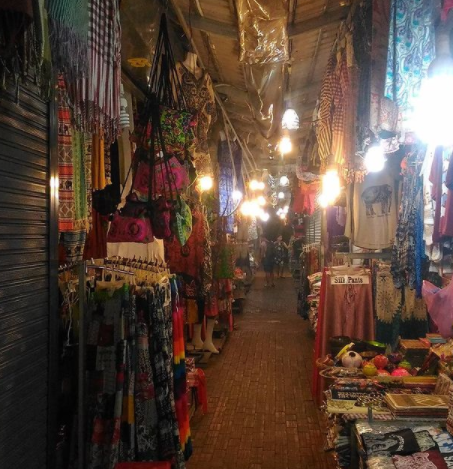
#> input picture Cambodian_Bazaar.png, 453 x 469 px
$ python -i user_functions.py   (imports and definitions only)
#> lines starting #> are read from the running program, lines starting #| are printed output that depends on the picture
#> further down, picture is the input picture: shape (469, 453, 3); mean B, G, R 57.5, 69.7, 90.1
import numpy as np
import cv2 as cv


# [65 lines left out: functions calc_histogram, calc_pdf_and_cdf_8bit, image_equalize_classical, image_equalize_classical_single_ch, not called in this run]


def img_equalize_flat_histogram_method1(img_in, num_bins=10000, origin_colorspace='BGR'):
    """
    The function equalizes the image histogram.
    The function accepts a single-channel or 3-channel image.
    In a 3-channel image, only the luminance channel is processed.
    The input image can have a coding depth of 8 or 16 bits. (uint8 or uint16).
    Increasing "num_bins" increases the amount of memory used and the total computation time.

    Equalization accuracy is a measure of the flatness of the histogram of the output image. Use num_bins > 256.
    if the number of channels is 3, then the luminance channel is equalized,
    and then image returned in its original format.

    Функция осуществляет эквализацию гистограммы изображения.
    На вход подается одноканальное или 3х канальное изображение.
    В 3х канальном изображении обрабатывается только канал яркости.
    Входное изображение может иметь глубину кодирования 8, 16 или 32 бита : uint8, uint16 или uint32.
    При увеличении "num_bins" увеличивается объем используемой памяти и общее время вычисления.

    :param img_in: input image - numpy array. Color channels 1 or 3.
    :param num_bins: equalization accuracy depends on the num_bins.
    :param origin_colorspace: if the number of image channels is 3, then it is processed in the origin_colorspace format.
    :return: returns an image with an equalized histogram.
    """
#> called with num_bins = 10000, origin_colorspace = 'BGR'
    if type(img_in) != np.ndarray:
        return 0
    if num_bins < 2:
        return 1
    if len(img_in.shape) > 2:
        # трехканальное изображение
        if origin_colorspace == 'BGR':
            img_hsv = cv.cvtColor(img_in, cv.COLOR_BGR2HSV)
#> img_hsv: shape (469, 453, 3); mean H, S, V 31.9, 105.7, 92.6
            img_hsv[:, :, -1] = img_equalize_flat_histogram_method1_single_ch(img_hsv[:, :, -1], num_bins)
            img_out = cv.cvtColor(img_hsv, cv.COLOR_HSV2BGR)
        else:
            return 2
    else:
        # одноканальное изображение
        img_out = np.copy(img_in)
        img_out = img_equalize_flat_histogram_method1_single_ch(img_out, num_bins)
    return img_out


def img_equalize_flat_histogram_method1_single_ch(img_in, num_bins=10000):
    """
    Эквализация гистограммы одноканального изображения.
    Особенность реализации заключается в наложении реализации случайного шума с динамическим диапазоном [0, 1)
    Данное воздействие является обратимым, поэтому не считается искажающим. original_image = np.floor(noised_image).
    Шум позволяет бороться с проблемой квантования,
    таким образом у CDF кривой в большинстве случаев не будет плоских участков.
    (Из-за плоских областей CDF классический алгоритм для 8 битных изображений не выравнивает гистограмму полностью)
    :param img_in: numpy.ndarray (numpy массив)
    :param num_bins: число секторов разбиения динамического диапазона яркости пикселов.
    :return: изображение с эквализованной гистограммой, тип numpy.ndarray
    """
#> called with num_bins = 10000
    if img_in.dtype == np.uint8:
        max_intensity = 2 ** 8 - 1
    elif img_in.dtype == np.uint16:
        max_intensity = 2 ** 16 - 1
    else:
        return 3
    img_n = img_in.astype(np.double) + np.random.rand(*list(img_in.shape))  # add random noise in range [0, 1)
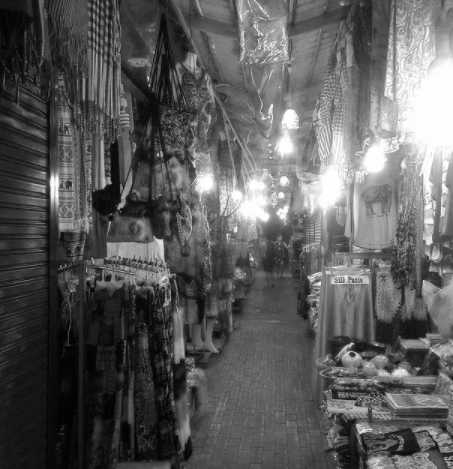
#> img_n: shape (469, 453) float64; min 1.15, max 256, mean 93.1; drawn with min black and max white
    # this operation is reversible, because np.floor(im_n) = im_orig
    # quantization occurs when the signal is formed by digital camera

    bins_arr = np.linspace(0, max_intensity+1, num_bins)
    counts_im_n, edges_bin_loc_im_n = np.histogram(img_n.flatten(), bins=bins_arr)
#> counts_im_n = 9999 values, max 92 at index 9926, min 0 at index 0, mean 21.25; edges_bin_loc_im_n = 10000 values from 0 to 256
    # bins = [0, ... , 256] => intervals [0, 1), [1, 2), [2, 3) ... [254, 255), [255, 256]
    bin_loc_img_n = edges_bin_loc_im_n[1:]
#> bin_loc_img_n = 9999 values from 0.0256 to 256

    cdf = np.cumsum(counts_im_n)
#> cdf = 9999 values from 0 to 212457
    cdf = cdf / np.max(cdf) * (max_intensity+1)
#> cdf = 9999 values from 0 to 256

    img_eq = np.interp(img_n, bin_loc_img_n, cdf)
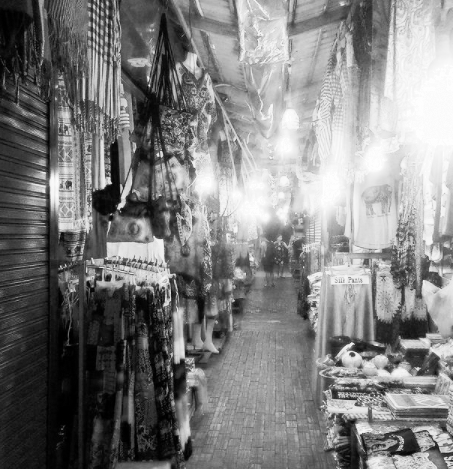
#> img_eq: shape (469, 453) float64; min 9.9e-05, max 256, mean 128; drawn with min black and max white
    img_eq = np.floor(img_eq)
    img_eq[img_eq > max_intensity] = max_intensity
    img_eq = img_eq.astype(dtype=np.uint8)
    return img_eq


# [79 lines left out: functions img_equalize_flat_histogram_method2, img_equalize_flat_histogram_method2_single_ch, not called in this run]

>>> import cv2
>>> picture = cv2.imread('Cambodian_Bazaar.png')
>>> result = img_equalize_flat_histogram_method1(picture)
#> in img_equalize_flat_histogram_method1, `img_hsv[:, :, -1] = img_equalize_flat_histogram_method1_single_ch(img_..`: img_hsv: shape (469, 453, 3); mean H, S, V 31.9, 105.7, 127.5
#> in img_equalize_flat_histogram_method1, `img_out = cv.cvtColor(img_hsv, cv.COLOR_HSV2BGR)`:
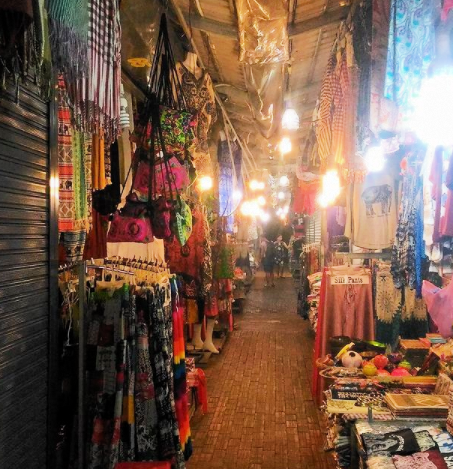
#> img_out: shape (469, 453, 3); mean B, G, R 76, 93.8, 124.1
